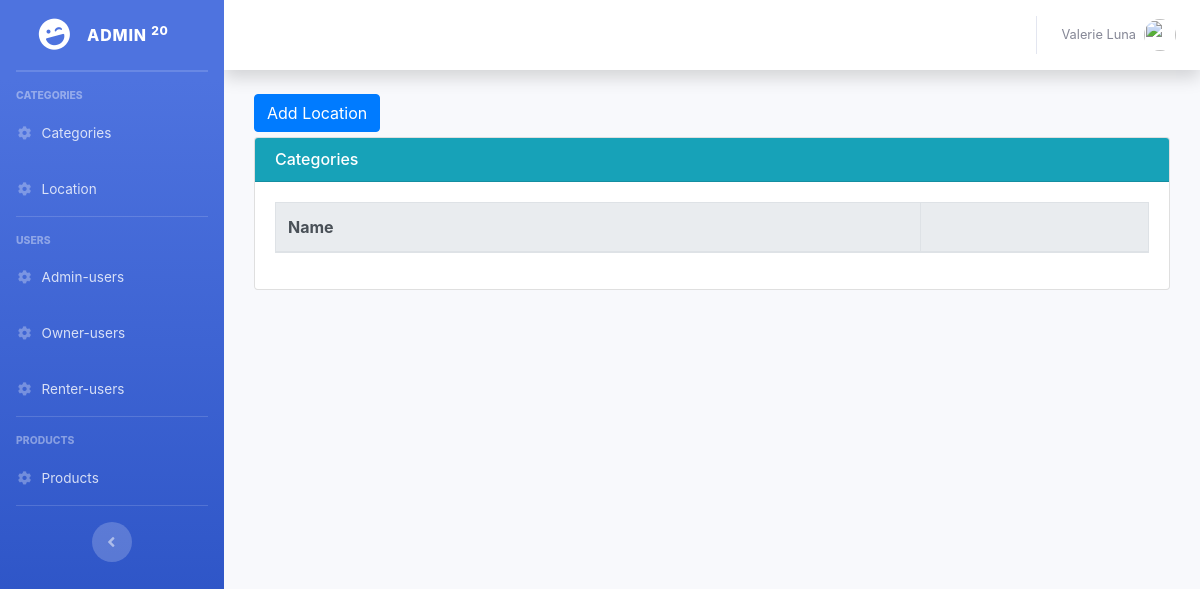
The page /Backend/index.php?controller=location&action=read (signed in) on the database as committed earlier.
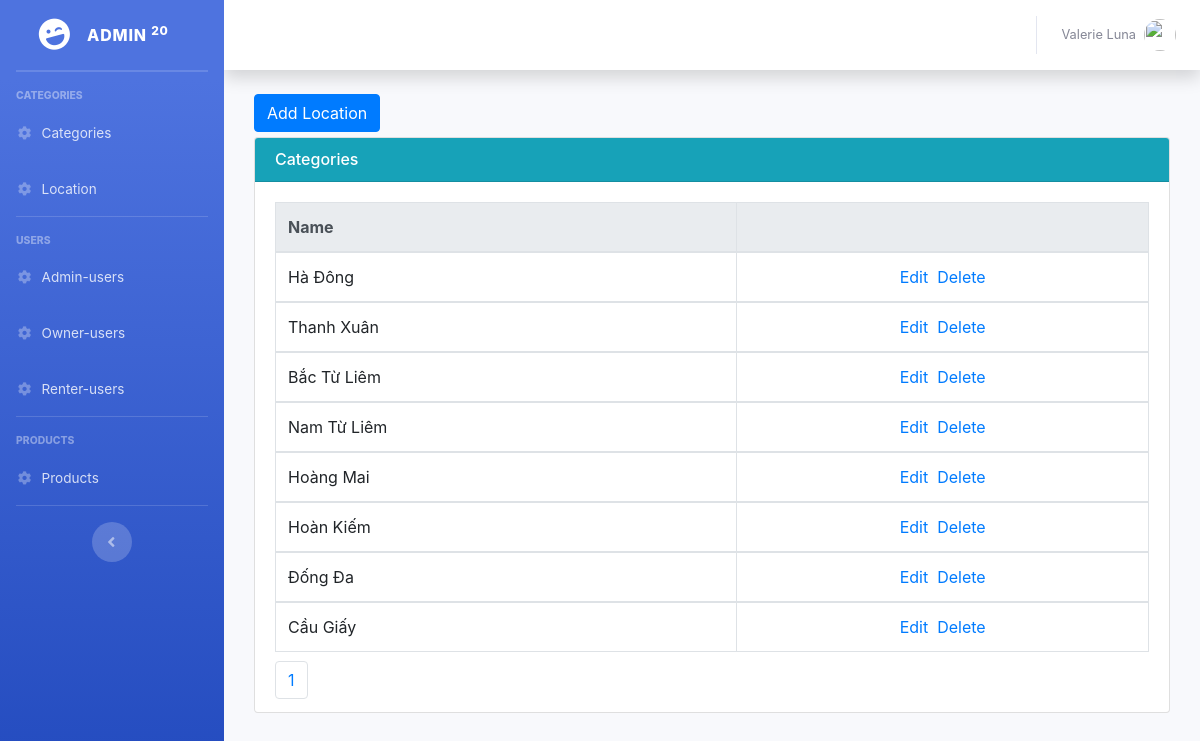
The same page on the database as committed later.
### tables this page shows
CREATE TABLE `location` (
  `id` int(11) NOT NULL,
  `name` varchar(500) NOT NULL
);

### Backend/Controllers/LocationController.php (called while the page is built, shortened)
<?php
	include "Models/LocationModel.php";
	class LocationController extends LocationModel{
		public function read(){
			$recordPerPage = 15;
			$numPage = ceil($this->modelTotal()/$recordPerPage);
			$listRecord = $this->modelRead($recordPerPage);
			include "Views/LocationView.php";
		}
	}
 ?>

### Backend/Models/LocationModel.php (called while the page is built, shortened)
<?php
	class LocationModel{
		public function modelRead($recordPerPage){
			$total = $this->modelTotal();
			$numPage = ceil($total/$recordPerPage);
			$page = isset($_GET["p"]) && $_GET["p"] > 0 ? $_GET["p"]-1 : 0;
			$from = $page * $recordPerPage;
			$conn = Connection::getInstance();
			$query = $conn->query("select * from location order by id desc limit $from, $recordPerPage");
			return $query->fetchAll();
		}
		public function modelTotal(){
			$conn = Connection::getInstance();
			$query = $conn->query("select id from location order by id desc");
			return $query->rowCount();
		}
	}
 ?>

### Backend/Views/LocationView.php (the view, shortened to what this page needs)
<div class="col-md-12" >
    <div style="margin-bottom:5px;">
        <a href="index.php?controller=location&action=create" class="btn btn-primary">Add Location</a>
    </div>
    <div class="card card-primary">
        <h6 class="card-header bg-info" style="color: white">Categories</h6>
        <div class="card-body">
            <table class="table table-bordered">
              <thead class="thead-light">
                <tr>
                  <th scope="col">Name</th>
                  <th scope="col"></th>
                </tr>
              </thead>
              <?php foreach($listRecord as $rows): ?>
              <tbody>
                <tr>
                  <td><?php echo $rows->name; ?></td>
                  <td style="text-align:center;">
                      <a href="index.php?controller=location&action=update&id=<?php echo $rows->id; ?>">Edit</a>&nbsp;
                        <a href="index.php?controller=location&action=delete&id=<?php echo $rows->id; ?>" onclick="return window.confirm('Are you sure?');">Delete</a>
                  </td>
                </tr>
              </tbody>
              <?php endforeach; ?>
            </table>
            <ul class="pagination">
                <li class="page-item">
                    <?php for($i = 1; $i <= $numPage; $i++): ?>
                    <a href="index.php?controller=location&action=read&p=<?php echo $i; ?>" class="page-link"><?php echo $i; ?></a>
                    <?php endfor; ?>
                </li>
            </ul>
        </div>
    </div>
</div>

### Backend/index.php (shortened to what this page needs)
<?php
	$controller = isset($_GET["controller"]) ? $_GET["controller"] : "";
	$classController = $controller."Controller";
	$fileController = "Controllers/".ucfirst($controller)."Controller.php";
	if(!isset($_SESSION["email"])){
			include "Views/LayoutLoginView.php";
	}else{
		include "Views/LayoutView.php";
	}
?>

### Backend/Views/LayoutView.php (shortened to what this page needs)
<!DOCTYPE html>
<html lang="en">
<head>
  <link href="../Assets/Backend/vendor/fontawesome-free/css/all.min.css" rel="stylesheet" type="text/css">
  <link href="../Assets/Backend/css/sb-admin-2.min.css" rel="stylesheet">
  <link rel="stylesheet" href="https://cdn.jsdelivr.net/npm/bootstrap@4.5.3/dist/css/bootstrap.min.css">
</head>
<body id="page-top">
  <div id="wrapper">
    <ul class="navbar-nav bg-gradient-primary sidebar sidebar-dark accordion" id="accordionSidebar">
      <a class="sidebar-brand d-flex align-items-center justify-content-center" href="index.html">
        <div class="sidebar-brand-icon rotate-n-15">
          <i class="fas fa-laugh-wink"></i>
        </div>
        <div class="sidebar-brand-text mx-3">Admin <sup>20</sup></div>
      </a>
      <hr class="sidebar-divider my-0">
      <hr class="sidebar-divider">
      <div class="sidebar-heading">
        Categories
      </div>
      <li class="nav-item">
        <a class="nav-link" href="index.php?controller=categories&action=read">
          <i class="fas fa-fw fa-cog"></i>
          <span>Categories</span></a>
      </li>
      <li class="nav-item">
        <a class="nav-link" href="index.php?controller=location&action=read">
          <i class="fas fa-fw fa-cog"></i>
          <span>Location</span></a>
      </li>
      <hr class="sidebar-divider">
      <div class="sidebar-heading">
        Users
      </div>
      <li class="nav-item">
        <a class="nav-link" href="index.php?controller=adminUsers&action=read">
          <i class="fas fa-fw fa-cog"></i>
          <span>Admin-users</span></a>
      </li>
      <li class="nav-item">
        <a class="nav-link" href="index.php?controller=ownerUsers&action=read">
          <i class="fas fa-fw fa-cog"></i>
          <span>Owner-users</span></a>
      </li>
      <li class="nav-item">
        <a class="nav-link" href="index.php?controller=renterUsers&action=read">
          <i class="fas fa-fw fa-cog"></i>
          <span>Renter-users</span></a>
      </li>
      <hr class="sidebar-divider d-none d-md-block">
      <div class="sidebar-heading">
        Products
      </div>
      <li class="nav-item">
        <a class="nav-link" href="index.php?controller=products&action=read">
          <i class="fas fa-fw fa-cog"></i>
          <span>Products</span></a>
      </li>
      <hr class="sidebar-divider d-none d-md-block">
      <div class="text-center d-none d-md-inline">
        <button class="rounded-circle border-0" id="sidebarToggle"></button>
      </div>
    </ul>
    <div id="content-wrapper" class="d-flex flex-column">
      <div id="content">
        <nav class="navbar navbar-expand navbar-light bg-white topbar mb-4 static-top shadow">
          <ul class="navbar-nav ml-auto">
            <li class="nav-item dropdown no-arrow">
              <a class="nav-link dropdown-toggle" href="#" id="userDropdown" role="button" data-toggle="dropdown" aria-haspopup="true" aria-expanded="false">
                <span class="mr-2 d-none d-lg-inline text-gray-600 small">Valerie Luna</span>
                <img class="img-profile rounded-circle" src="https://source.unsplash.com/QAB-WJcbgJk/60x60">
              </a>
            </li>
          </ul>
        </nav>
      <div class="container-fluid">
        <?php
                if(file_exists($fileController)){
                    if(class_exists($classController)){
                        $obj= new $classController();
                        $obj->$action();
                    }
                }
              ?>
      </div>
    </div>
  </div>
</body>
</html>

### Backend/Views/LocationView.php (style rules this page uses)
.pagination { padding:0px; margin:0px; }
.page-link { display: inline; }

Rows that differ between the two databases and show on the page:
added location: name "Hà Đông"
added location: name "Thanh Xuân"
added location: name "Bắc Từ Liêm"
added location: name "Nam Từ Liêm"
added location: name "Hoàng Mai"
added location: name "Hoàn Kiếm"
added location: name "Đống Đa"
added location: name "Cầu Giấy"
Other text that changed with them:
new list line: "1"
